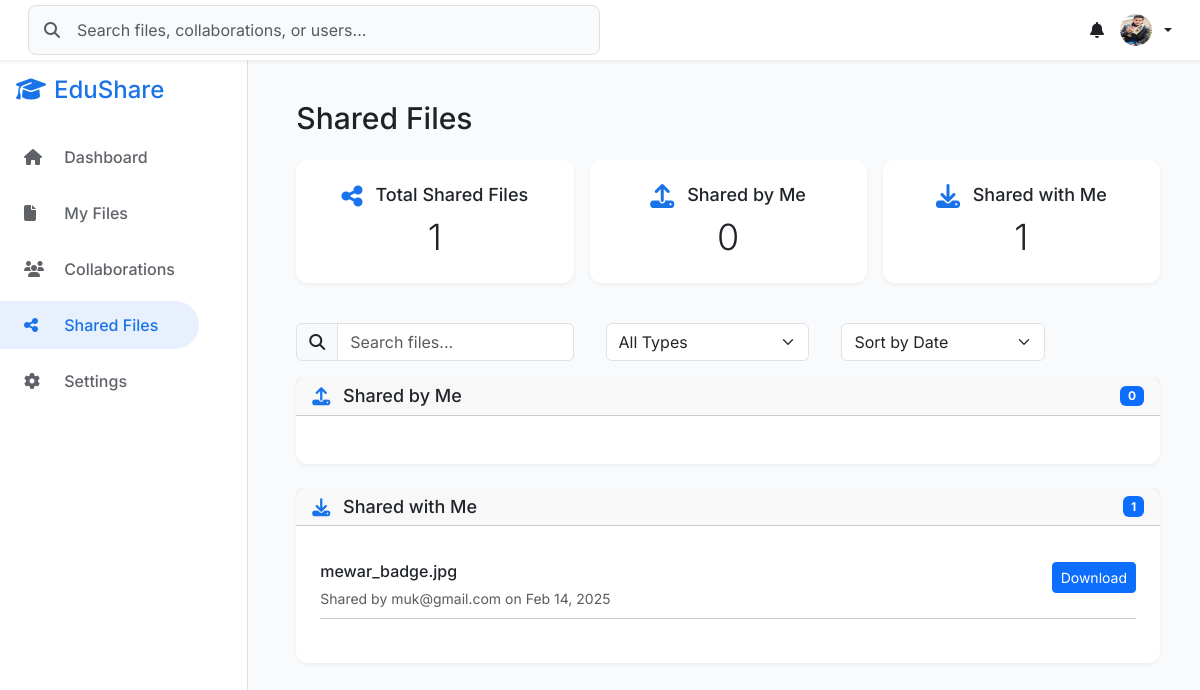
The app's page /auth/shared-files/ (signed in) with its own data.
### authentication/models.py (models this page shows, shortened)
class User(AbstractUser):
    ROLE_CHOICES = [
        ('faculty', 'Faculty'),
        ('admin', 'Admin'),
        ('external', 'External Partner'),
    ]
    email = models.EmailField(
        unique=True,
        validators=[EmailValidator()],
        error_messages={
            'unique': 'A user with this email already exists.',
        }
    )
    role = models.CharField(
        max_length=20,
        choices=ROLE_CHOICES
    )
    last_login_attempt = models.DateTimeField(null=True, blank=True)
    login_attempts = models.IntegerField(default=0)
    profile_picture = models.ImageField(
        upload_to=profile_picture_path,
        validators=[validate_image_size],
        null=True,
        blank=True,
        help_text="Upload a JPEG or PNG image (max size: 2MB)."
    )
    DEPARTMENT_CHOICES = [
        ('Computer Science', 'Computer Science'),
        ('Software Engineering', 'Software Engineering'),
        ('Cyber Security', 'Cyber Security'),
    ]
    department = models.CharField(
        max_length=100,
        choices=DEPARTMENT_CHOICES,
        blank=True,
        null=True
    )
    email_notifications = models.BooleanField(
        default=True,
        help_text="Enable email notifications about account activity"
    )
    file_updates = models.BooleanField(
        default=True,
        help_text="Receive notifications when shared files are modified"
    )
    USERNAME_FIELD = 'email'
    REQUIRED_FIELDS = ['username', 'role']
    class Meta:
        db_table = 'auth_user'

class SharedFile(models.Model):
    file = models.ForeignKey(File, on_delete=models.CASCADE)
    shared_by = models.ForeignKey(User, on_delete=models.CASCADE, related_name='shared_by')
    shared_with = models.ForeignKey(User, on_delete=models.CASCADE, related_name='shared_with')
    permission = models.CharField(max_length=10, choices=[('view', 'View'), ('edit', 'Edit')])
    shared_at = models.DateTimeField(auto_now_add=True)

class File(models.Model):
    user = models.ForeignKey(User, on_delete=models.CASCADE)
    name = models.CharField(max_length=255)
    file = models.FileField(upload_to='files/')
    file_size = models.BigIntegerField()
    created_at = models.DateTimeField(auto_now_add=True)
    modified_at = models.DateTimeField(auto_now=True)

### authentication/views.py (the view)
# urls.py: path('shared-files/', views.shared_files, name='shared_files'),
@login_required
def shared_files(request):
    shared_by_me = SharedFile.objects.filter(shared_by=request.user)
    shared_with_me = SharedFile.objects.filter(shared_with=request.user)
    all_shared_files = SharedFile.objects.filter(
        Q(shared_by=request.user) | Q(shared_with=request.user)
    ).distinct()
    total_shared_files = all_shared_files.count()
    context = {
        'shared_by_me': shared_by_me,
        'shared_with_me': shared_with_me,
        'total_shared_files': total_shared_files,
    }
    return render(request, 'authentication/dashboard/shared_files.html', context)

### authentication/templates/authentication/dashboard/shared_files.html (shortened to what this page needs)
{% extends 'authentication/dashboard/base.html' %}
{% block content %}
<div class="shared-files-container">
    <h3>Shared Files</h3>
    <div class="row g-3 mb-4">
        <div class="col-12 col-sm-6 col-md-4">
            <div class="card text-center stats-card">
                <div class="card-body">
                    <h5 class="card-title">
                        <i class="fas fa-share-alt"></i>
                        Total Shared Files
                    </h5>
                    <p class="card-text display-6">{{ total_shared_files }}</p>
                </div>
            </div>
        </div>
        <div class="col-12 col-sm-6 col-md-4">
            <div class="card text-center stats-card">
                <div class="card-body">
                    <h5 class="card-title">
                        <i class="fas fa-upload"></i>
                        Shared by Me
                    </h5>
                    <p class="card-text display-6">{{ shared_by_me|length }}</p>
                </div>
            </div>
        </div>
        <div class="col-12 col-sm-6 col-md-4">
            <div class="card text-center stats-card">
                <div class="card-body">
                    <h5 class="card-title">
                        <i class="fas fa-download"></i>
                        Shared with Me
                    </h5>
                    <p class="card-text display-6">{{ shared_with_me|length }}</p>
                </div>
            </div>
        </div>
    </div>
    <div class="row g-3 mb-3 search-filter-section">
        <div class="col-12 col-md-4">
            <div class="input-group">
                <span class="input-group-text"><i class="fas fa-search"></i></span>
                <input type="text" id="searchFiles" class="form-control" placeholder="Search files...">
            </div>
        </div>
        <div class="col-12 col-sm-6 col-md-3">
            <select id="filterType" class="form-select">
                <option value="">All Types</option>
            </select>
        </div>
        <div class="col-12 col-sm-6 col-md-3">
            <select id="sortBy" class="form-select">
                <option value="date">Sort by Date</option>
            </select>
        </div>
    </div>
    <div class="card mb-4">
        <div class="card-header d-flex justify-content-between align-items-center">
            <h5 class="card-title mb-0">
                <i class="fas fa-upload"></i>
                Shared by Me
            </h5>
            <span class="badge bg-primary">{{ shared_by_me|length }}</span>
        </div>
        <div class="card-body">
        </div>
    </div>
    <div class="card mb-4">
        <div class="card-header d-flex justify-content-between align-items-center">
            <h5 class="card-title mb-0">
                <i class="fas fa-download"></i>
                Shared with Me
            </h5>
            <span class="badge bg-primary">{{ shared_with_me|length }}</span>
        </div>
        <div class="card-body">
            {% for shared_file in shared_with_me %}
            <div class="shared-file-item">
                <div class="d-flex justify-content-between align-items-start">
                    <div class="file-info">
                        <h6 class="mb-1">{{ shared_file.file.name }}</h6>
                        <small class="text-muted">Shared by {{ shared_file.shared_by.email }} on {{ shared_file.shared_at|date:"M d, Y" }}</small>
                    </div>
                    <div class="btn-group">
                        <button class="btn btn-primary btn-sm" onclick="downloadFile({{ shared_file.file.id }})">Download</button>
                    </div>
                </div>
                <hr class="my-2">
            </div>
            {% endfor %}
        </div>
    </div>
</div>
{% endblock %}

### authentication/templates/authentication/dashboard/base.html (shortened to what this page needs)
{% load static %}
<!DOCTYPE html>
<html lang="en">
<head>
    <link href="https://cdn.jsdelivr.net/npm/bootstrap@5.3.2/dist/css/bootstrap.min.css" rel="stylesheet">
    <link rel="stylesheet" href="https://cdnjs.cloudflare.com/ajax/libs/font-awesome/6.5.1/css/all.min.css">
    <link rel="stylesheet" href="{% static 'css/base.css' %}">
    <link rel="stylesheet" href="{% static 'css/dashboard.css' %}">
</head>
<body>
    <nav class="navbar navbar-expand-lg navbar-light fixed-top bg-white shadow-sm">
        <div class="container-fluid">
            <div class="d-none d-lg-block w-50">
                <div class="position-relative">
                    <i class="fas fa-search position-absolute top-50 translate-middle-y ms-3 text-muted"></i>
                    <input class="form-control search-input ps-5" type="search"
                           placeholder="Search files, collaborations, or users...">
                </div>
            </div>
            <div class="d-flex align-items-center">
                <div class="dropdown me-3">
                    <a class="nav-link position-relative" href="#" role="button"
                       data-bs-toggle="dropdown" aria-expanded="false">
                        <i class="fas fa-bell"></i>
                    </a>
                </div>
                <div class="dropdown">
                    <a class="nav-link dropdown-toggle d-flex align-items-center gap-2" href="#"
                       role="button" data-bs-toggle="dropdown" aria-expanded="false">
                        {% if user.profile_picture %}
                            <img src="{{ user.profile_picture.url }}" alt="Profile"
                                 class="rounded-circle" width="32" height="32">
                        {% else %}
                            <div class="rounded-circle bg-primary text-white d-flex align-items-center justify-content-center"
                                 style="width: 32px; height: 32px; font-size: 14px;">
                                {{ user.get_full_name|default:user.email|make_list|first|upper }}
                            </div>
                        {% endif %}
                    </a>
                </div>
            </div>
        </div>
    </nav>
    <div class="d-flex">
        <nav id="sidebarMenu" class="sidebar collapse d-lg-block">
            <div class="position-fixed">
                <div class="px-3 mb-4 d-none d-lg-block">
                    <h4 style="color:#1a73e8" class="mb-0"><i class="fas fa-graduation-cap me-2"></i>EduShare</h4>
                </div>
                <ul class="nav flex-column">
                    <li class="nav-item">
                        <a class="nav-link {% if request.resolver_match.url_name == 'dashboard' %}active{% endif %}"
                           href="{% url 'authentication:dashboard' %}">
                            <i class="fas fa-home"></i> Dashboard
                        </a>
                    </li>
                    <li class="nav-item">
                        <a class="nav-link {% if request.resolver_match.url_name == 'my_files' %}active{% endif %}"
                           href="{% url 'authentication:my_files' %}">
                            <i class="fas fa-file"></i> My Files
                        </a>
                    </li>
                    <li class="nav-item">
                        <a class="nav-link {% if request.resolver_match.url_name == 'collaborations' %}active{% endif %}"
                           href="{% url 'authentication:collaborations' %}">
                            <i class="fas fa-users"></i> Collaborations
                        </a>
                    </li>
                    <li class="nav-item">
                        <a class="nav-link {% if request.resolver_match.url_name == 'shared_files' %}active{% endif %}"
                           href="{% url 'authentication:shared_files' %}">
                            <i class="fas fa-share-alt"></i> Shared Files
                        </a>
                    </li>
                    <li class="nav-item">
                        <a class="nav-link {% if request.resolver_match.url_name == 'settings' %}active{% endif %}"
                           href="{% url 'authentication:settings' %}">
                            <i class="fas fa-cog"></i> Settings
                        </a>
                    </li>
                </ul>
            </div>
        </nav>
        <main style="margin-left: 0.5rem;" class="flex-grow-1 p-4">
            {% block content %}{% endblock %}
        </main>
    </div>
</body>
</html>

### static/css/base.css (style rules this page uses)
:root { --primary-color: #1a73e8; --secondary-color: #5f6368; --sidebar-width: 250px; --navbar-height: 60px; --border-color: #e0e0e0; --hover-bg: #f8fafb; --shadow-sm: 0 1px 3px rgba(0, 0, 0, 0.1); --shadow-md: 0 4px 6px rgba(0, 0, 0, 0.1); }
body { min-height: 100vh; padding-top: var(--navbar-height); font-family: 'Inter', -apple-system, BlinkMacSystemFont, sans-serif; background-color: #f8fafb; color: #202124; }
.d-flex { display: flex; }
main { margin-left: var(--sidebar-width); width: calc(100% - var(--sidebar-width)); min-height: calc(100vh - var(--navbar-height)); background-color: #f8fafb; transition: margin-left 0.3s ease; }
.navbar { padding: 0.5rem 1rem; background: white; box-shadow: var(--shadow-sm); z-index: 1030; }
.search-input { padding: 0.75rem 1rem 0.75rem 2.5rem; border: 1px solid var(--border-color); border-radius: 8px; background-color: #f8fafb; transition: all 0.2s ease; }

### static/css/dashboard.css (style rules this page uses)
:root { --primary-color: #1a73e8; --sidebar-width: 250px; --navbar-height: 60px; --card-shadow: 0 2px 4px rgba(0, 0, 0, 0.05); --border-color: #e0e0e0; --hover-bg: #f8fafb; }
body { background-color: #f8fafb; font-family: 'Inter', -apple-system, BlinkMacSystemFont, sans-serif; }
.navbar { height: var(--navbar-height); background: white; box-shadow: 0 1px 3px rgba(0, 0, 0, 0.05); }
.search-input { background: #f8fafb; border: 1px solid var(--border-color); border-radius: 8px; padding: 0.75rem 1rem; width: 100%; transition: all 0.2s ease; }
.sidebar { background: white; width: var(--sidebar-width); border-right: 1px solid var(--border-color); padding: 1rem 0; }
.sidebar .nav-link { padding: 0.75rem 1.5rem; color: #5f6368; font-weight: 500; border-radius: 0 50px 50px 0; margin: 0.25rem 0; transition: all 0.2s ease; }
.sidebar .nav-link.active { background: #e8f0fe; color: var(--primary-color); }
.sidebar .nav-link i { width: 24px; margin-right: 12px; }
.card { border: none; border-radius: 12px; box-shadow: var(--card-shadow); background: white; transition: transform 0.2s ease, box-shadow 0.2s ease; }

### authentication/templates/authentication/dashboard/shared_files.html (style rules this page uses)
.shared-files-container { padding: 1rem; max-width: 100%; }
h3 { font-size: clamp(1.5rem, 2.5vw, 2rem); margin-bottom: 1.5rem; }
.card-title { font-size: clamp(1rem, 1.5vw, 1.25rem); }
.card-title i.fas { font-size: clamp(1.25rem, 2vw, 1.5rem); color: #1a73e8; margin-right: 0.5rem; vertical-align: middle; }
.card-header .card-title i.fas { font-size: clamp(1rem, 1.5vw, 1.25rem); }
.card { margin-bottom: 1rem; }
.card-body { padding: clamp(0.75rem, 2vw, 1.5rem); }
.search-filter-section { gap: 1rem; }
.shared-file-item { padding: 0.75rem 0; }
.display-6 { font-size: clamp(1.5rem, 3vw, 2.5rem); }

### records on screen
SharedFile: file.name "mewar_badge.jpg", shared_by.email "muk@gmail.com", shared_at "Feb 14, 2025"

### other values on screen
{{ total_shared_files }} "1"
{{ shared_by_me|length }} "0"
{{ shared_with_me|length }} "1"
